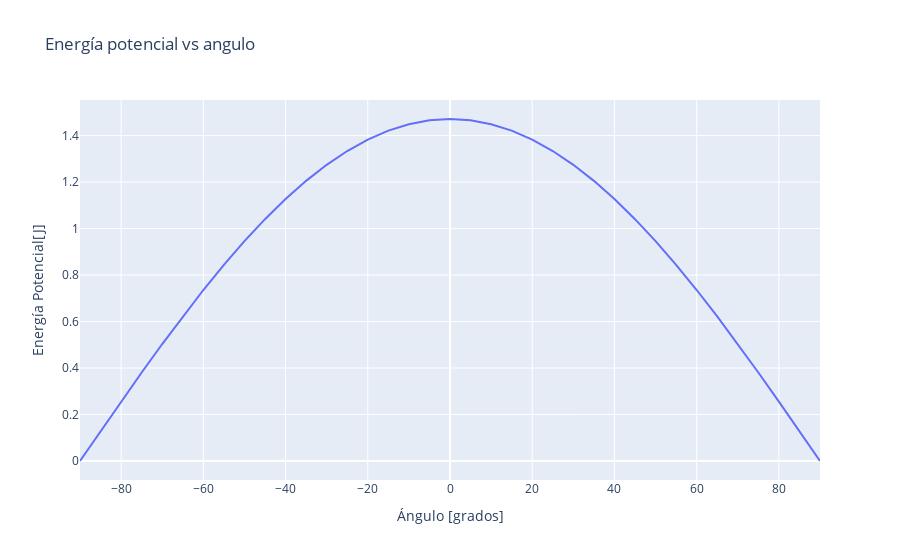

The notebook cell saved with this chart:
### Markdown cell above
# Gráfica 
Energía potencial del péndulo vs el ángulo

### Code cell
#Datos del ejercicio
mp=0.3 #[kg]
g=9.81 #[m/s^2]
L=0.5   #[m]

#Ecuaciones y aálisis
ang=np.arange(-90,95,5)
V=mp*g*L*np.cos(np.pi*(ang/180))
#plot
fig=px.line(x=ang,y=V,labels={'x':'Ángulo [grados]','y':'Energía Potencial[J]'},title="Energía potencial vs angulo")
fig.show()

### Figure 1 — Plotly figure (JSON) as saved in the notebook; plotly's stock layout.template omitted (floating-point values rounded to 4 significant figures)
{"data": [{"hovertemplate": "Ángulo [grados]=%{x}<br>Energía Potencial[J]=%{y}<extra></extra>", "legendgroup": "", "line": {"color": "#636efa", "dash": "solid"}, "mode": "lines", "name": "", "orientation": "v", "showlegend": false, "type": "scatter", "x": [-90, -85, -80, -75, -70, -65, -60, -55, -50, -45, -40, -35, -30, -25, -20, -15, -10, -5, 0, 5, 10, 15, 20, 25, 30, 35, 40, 45, 50, 55, 60, 65, 70, 75, 80, 85, 90], "xaxis": "x", "y": [9.01e-17, 0.1282, 0.2555, 0.3809, 0.5033, 0.6219, 0.7358, 0.844, 0.9459, 1.041, 1.127, 1.205, 1.274, 1.334, 1.383, 1.421, 1.449, 1.466, 1.472, 1.466, 1.449, 1.421, 1.383, 1.334, 1.274, 1.205, 1.127, 1.041, 0.9459, 0.844, 0.7358, 0.6219, 0.5033, 0.3809, 0.2555, 0.1282, 9.01e-17], "yaxis": "y"}], "layout": {"autosize": true, "legend": {"tracegroupgap": 0}, "title": {"text": "Energía potencial vs angulo"}, "xaxis": {"anchor": "y", "autorange": true, "domain": [0, 1], "range": [-90, 90], "title": {"text": "Ángulo [grados]"}, "type": "linear"}, "yaxis": {"anchor": "x", "autorange": true, "domain": [0, 1], "range": [-0.08175, 1.553], "title": {"text": "Energía Potencial[J]"}, "type": "linear"}}}
